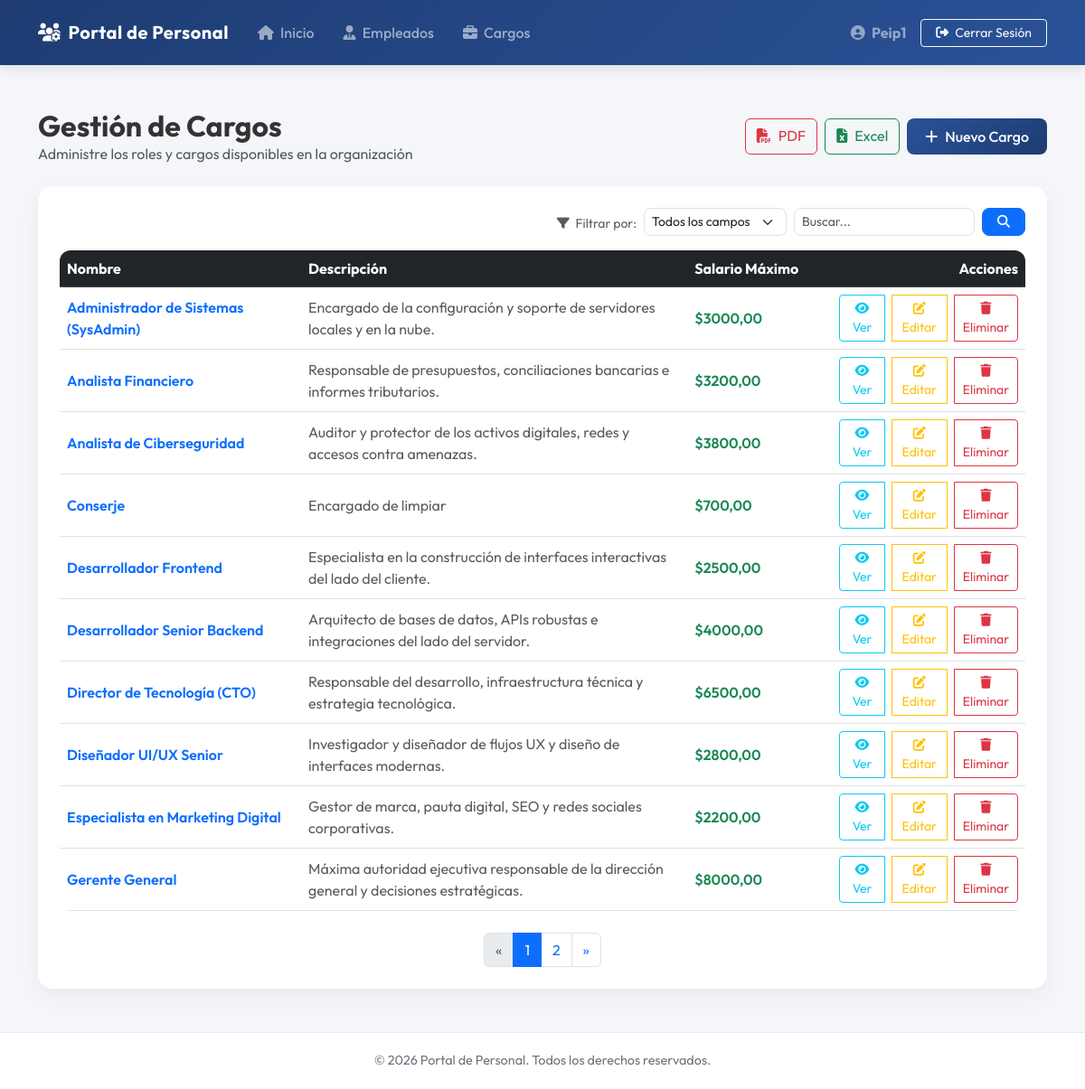
The app's page /cargos/ (signed in) with its own data.
### employees/models.py (models this page shows, shortened)
class Position(models.Model):
    name = models.CharField(max_length=100, verbose_name="Nombre")
    description = models.CharField(max_length=200, blank=True, null=True, verbose_name="Descripción")
    max_salary = models.DecimalField(max_digits=10, decimal_places=2, null=True, blank=True, verbose_name="Salario Máximo")
    class Meta:
        verbose_name = "Cargo"
        verbose_name_plural = "Cargos"

### employees/views.py (the view)
# urls.py: path('cargos/', views.position_list, name='position_list'),
@login_required
def position_list(request):
    if get_view_mode(request) == 'cbv':
        return PositionListCBV.as_view()(request)
    return position_list_fbv(request)

### employees/views.py (called while the page is built, shortened)
@login_required
def position_list_fbv(request):
    positions = Position.objects.all().order_by('name')
    q = request.GET.get('q')
    field = request.GET.get('field')
    paginator = Paginator(positions, 10)
    page_number = request.GET.get('page')
    page_obj = paginator.get_page(page_number)
    return render(request, 'employees/position_list.html', {'positions': page_obj, 'page_obj': page_obj})

def get_view_mode(request):
    return request.session.get('view_mode', 'fbv')

### employees/templates/employees/position_list.html (shortened to what this page needs)
{% extends 'employees/base.html' %}
{% block content %}
<div class="d-flex justify-content-between align-items-center mb-4">
    <div>
        <h2 class="fw-bold mb-0">Gestión de Cargos</h2>
        <p class="text-muted mb-0">Administre los roles y cargos disponibles en la organización</p>
    </div>
    <div class="d-flex gap-2">
        <a href="{% url 'position_report_pdf' %}" class="btn btn-outline-danger">
            <i class="fa-solid fa-file-pdf me-2"></i>PDF
        </a>
        <a href="{% url 'position_report_excel' %}" class="btn btn-outline-success">
            <i class="fa-solid fa-file-excel me-2"></i>Excel
        </a>
        <a href="{% url 'position_create' %}" class="btn btn-premium">
            <i class="fa-solid fa-plus me-2"></i>Nuevo Cargo
        </a>
    </div>
</div>
<div class="card p-4">
    <form method="get" class="row g-2 justify-content-end mb-3 align-items-center">
        <div class="col-auto">
            <span class="text-muted small"><i class="fa-solid fa-filter me-1"></i> Filtrar por:</span>
        </div>
        <div class="col-auto">
            <select name="field" class="form-select form-select-sm" style="border-radius: 8px;">
                <option value="all" {% if request.GET.field == 'all' or not request.GET.field %}selected{% endif %}>Todos los campos</option>
            </select>
        </div>
        <div class="col-auto">
            <input type="text" name="q" value="{{ request.GET.q|default:'' }}" class="form-control form-control-sm" placeholder="Buscar..." style="border-radius: 8px; width: 200px;">
        </div>
        <div class="col-auto">
            <button type="submit" class="btn btn-sm btn-primary px-3" style="border-radius: 8px;">
                <i class="fa-solid fa-magnifying-glass"></i>
            </button>
        </div>
    </form>
    <div class="table-responsive">
        <table class="table align-middle table-hover mb-0">
            <thead class="table-dark">
                <tr>
                    <th scope="col" style="width: 25%">Nombre</th>
                    <th scope="col" style="width: 40%">Descripción</th>
                    <th scope="col" style="width: 15%">Salario Máximo</th>
                    <th scope="col" style="width: 20%" class="text-end">Acciones</th>
                </tr>
            </thead>
            <tbody>
                {% for position in positions %}
                <tr>
                    <td class="fw-semibold text-primary">{{ position.name }}</td>
                    <td class="text-muted">
                        {% if position.description %}
                            {{ position.description }}
                        {% else %}
                            <span class="text-italic text-opacity-50 text-secondary">Sin descripción</span>
                        {% endif %}
                    </td>
                    <td class="fw-semibold text-success">
                        {% if position.max_salary %}
                            ${{ position.max_salary }}
                        {% else %}
                            <span class="badge bg-secondary bg-opacity-10 text-secondary">Sin límite</span>
                        {% endif %}
                    </td>
                    <td class="text-end">
                        <div class="btn-group" role="group">
                            <a href="{% url 'position_detail' position.pk %}" class="btn btn-sm btn-outline-info me-2" title="Ver">
                                <i class="fa-solid fa-eye"></i> Ver
                            </a>
                            <a href="{% url 'position_edit' position.pk %}" class="btn btn-sm btn-outline-warning me-2" title="Editar">
                                <i class="fa-solid fa-pen-to-square"></i> Editar
                            </a>
                            <a href="{% url 'position_delete' position.pk %}" class="btn btn-sm btn-outline-danger" title="Eliminar">
                                <i class="fa-solid fa-trash"></i> Eliminar
                            </a>
                        </div>
                    </td>
                </tr>
                {% endfor %}
            </tbody>
        </table>
    </div>
    {% if page_obj.has_other_pages %}
    <nav aria-label="Navegación de páginas" class="mt-4">
        <ul class="pagination justify-content-center mb-0">
            {% if page_obj.has_previous %}
                <li class="page-item">
                    <a class="page-link shadow-none" href="?page={{ page_obj.previous_page_number }}{% if request.GET.q %}&q={{ request.GET.q }}{% endif %}{% if request.GET.field %}&field={{ request.GET.field }}{% endif %}" aria-label="Anterior">
                        <span aria-hidden="true">&laquo;</span>
                    </a>
                </li>
            {% else %}
                <li class="page-item disabled">
                    <span class="page-link">&laquo;</span>
                </li>
            {% endif %}
            {% for num in page_obj.paginator.page_range %}
                {% if page_obj.number == num %}
                    <li class="page-item active"><span class="page-link bg-primary border-primary">{{ num }}</span></li>
                {% elif num > page_obj.number|add:'-3' and num < page_obj.number|add:'3' %}
                    <li class="page-item">
                        <a class="page-link shadow-none" href="?page={{ num }}{% if request.GET.q %}&q={{ request.GET.q }}{% endif %}{% if request.GET.field %}&field={{ request.GET.field }}{% endif %}">{{ num }}</a>
                    </li>
                {% endif %}
            {% endfor %}
            {% if page_obj.has_next %}
                <li class="page-item">
                    <a class="page-link shadow-none" href="?page={{ page_obj.next_page_number }}" aria-label="Siguiente">
                        <span aria-hidden="true">&raquo;</span>
                    </a>
                </li>
            {% else %}
                <li class="page-item disabled">
                    <span class="page-link">&raquo;</span>
                </li>
            {% endif %}
        </ul>
    </nav>
    {% endif %}
</div>
{% endblock %}

### employees/templates/employees/base.html (shortened to what this page needs)
{% load static %}
<!DOCTYPE html>
<html lang="es">
<head>
    <link href="https://cdn.jsdelivr.net/npm/bootstrap@5.3.2/dist/css/bootstrap.min.css" rel="stylesheet">
    <link href="https://cdnjs.cloudflare.com/ajax/libs/font-awesome/6.4.2/css/all.min.css" rel="stylesheet">
    <link href="{% static 'css/styles.css' %}" rel="stylesheet">
</head>
<body>
    <nav class="navbar navbar-expand-lg navbar-dark py-3">
        <div class="container">
            <a class="navbar-brand" href="{% if user.is_authenticated %}{% url 'home' %}{% else %}#{% endif %}">
                <i class="fa-solid fa-users-gear me-2"></i>Portal de Personal
            </a>
            <div class="collapse navbar-collapse" id="navbarNav">
                {% if user.is_authenticated %}
                <ul class="navbar-nav me-auto">
                    <li class="nav-item">
                        <a class="nav-link px-3" href="{% url 'home' %}">
                            <i class="fa-solid fa-house me-1"></i> Inicio
                        </a>
                    </li>
                    <li class="nav-item">
                        <a class="nav-link px-3" href="{% url 'employee_list' %}">
                            <i class="fa-solid fa-user-tie me-1"></i> Empleados
                        </a>
                    </li>
                    <li class="nav-item">
                        <a class="nav-link px-3" href="{% url 'position_list' %}">
                            <i class="fa-solid fa-briefcase me-1"></i> Cargos
                        </a>
                    </li>
                </ul>
                <ul class="navbar-nav ms-auto align-items-center">
                    <li class="nav-item me-3 text-white-50">
                        <i class="fa-solid fa-user-circle me-1"></i> <strong>{{ user.username }}</strong>
                    </li>
                    <li class="nav-item">
                        <a class="btn btn-sm btn-outline-light px-3 py-1.5" href="{% url 'logout' %}">
                            <i class="fa-solid fa-right-from-bracket me-1"></i> Cerrar Sesión
                        </a>
                    </li>
                </ul>
                {% endif %}
            </div>
        </div>
    </nav>
    <div class="container my-5 fade-in">
        {% block content %}{% endblock %}
    </div>
    <footer class="footer text-center">
        <div class="container">
            <p class="mb-0">© 2026 Portal de Personal. Todos los derechos reservados.</p>
        </div>
    </footer>
</body>
</html>

### templates/css/styles.css (style rules this page uses)
body { font-family: 'Outfit', sans-serif; background-color: #f4f6f9; color: #333333; min-height: 100vh; display: flex; flex-direction: column; }
.navbar { background: linear-gradient(135deg, #1e3c72 0%, #2a5298 100%); box-shadow: 0 4px 12px rgba(0,0,0,0.1); }
.navbar-brand { font-weight: 700; letter-spacing: 0.5px; }
.nav-link { font-weight: 500; transition: all 0.2s ease-in-out; }
.card { border: none; border-radius: 16px; box-shadow: 0 8px 24px rgba(0,0,0,0.05); transition: all 0.3s ease; }
.btn-premium { background: linear-gradient(135deg, #2a5298 0%, #1e3c72 100%); color: #ffffff; border: none; border-radius: 8px; font-weight: 500; padding: 8px 20px; transition: all 0.2s ease; }
.footer { margin-top: auto; background-color: #ffffff; border-top: 1px solid #e9ecef; padding: 20px 0; font-size: 0.9rem; color: #6c757d; }
.table-responsive { border-radius: 12px; overflow: hidden; }
.fade-in { animation: fadeIn 0.4s ease-out; }

### records on screen
Position: name "Administrador de Sistemas (SysAdmin)", description "Encargado de la configuración y soporte de servidores locales y en la nube.", max_salary "3000,00"
Position: name "Analista Financiero", description "Responsable de presupuestos, conciliaciones bancarias e informes tributarios.", max_salary "3200,00"
Position: name "Analista de Ciberseguridad", description "Auditor y protector de los activos digitales, redes y accesos contra amenazas.", max_salary "3800,00"
Position: name "Conserje", description "Encargado de limpiar", max_salary "700,00"
Position: name "Desarrollador Frontend", description "Especialista en la construcción de interfaces interactivas del lado del cliente.", max_salary "2500,00"
Position: name "Desarrollador Senior Backend", description "Arquitecto de bases de datos, APIs robustas e integraciones del lado del servidor.", max_salary "4000,00"
Position: name "Director de Tecnología (CTO)", description "Responsable del desarrollo, infraestructura técnica y estrategia tecnológica.", max_salary "6500,00"
Position: name "Diseñador UI/UX Senior", description "Investigador y diseñador de flujos UX y diseño de interfaces modernas.", max_salary "2800,00"
Position: name "Especialista en Marketing Digital", description "Gestor de marca, pauta digital, SEO y redes sociales corporativas.", max_salary "2200,00"
Position: name "Gerente General", description "Máxima autoridad ejecutiva responsable de la dirección general y decisiones estratégicas.", max_salary "8000,00"

### other values on screen
{{ user.username }} "Peip1"
{{ num }} "1"
{{ num }} "2"
